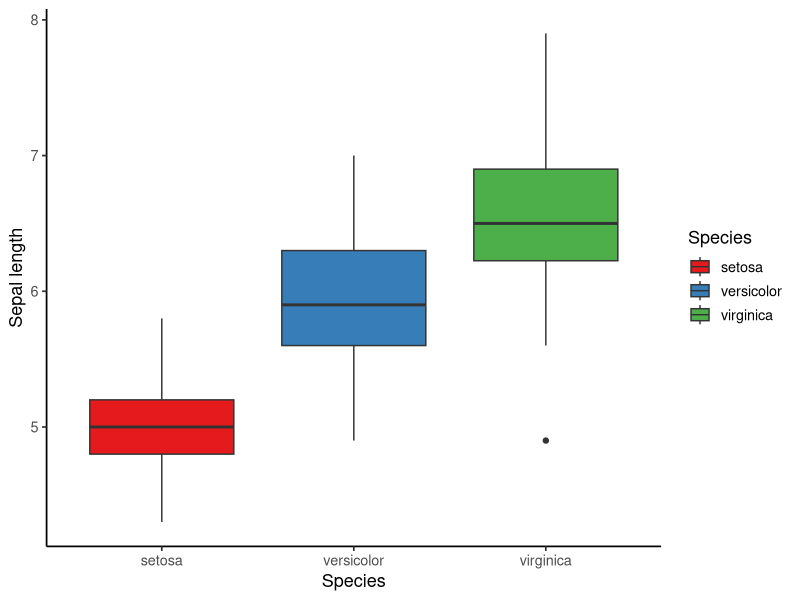
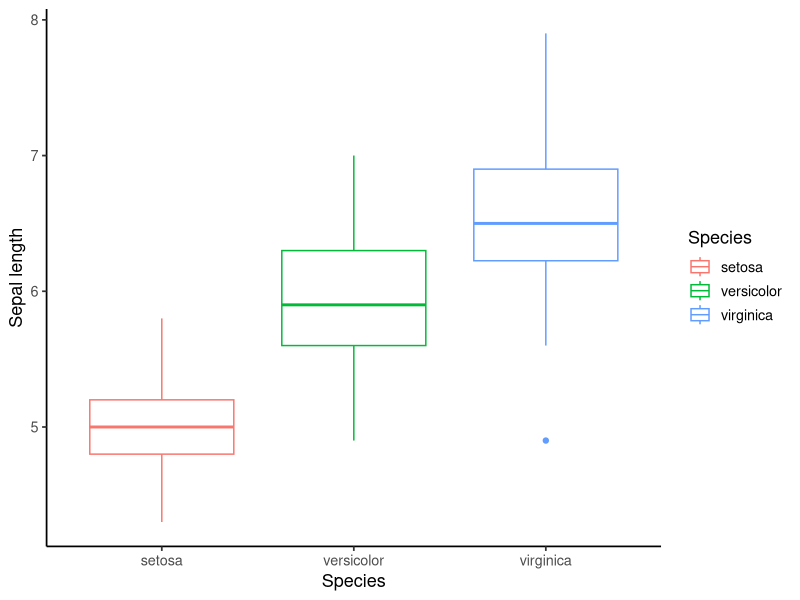
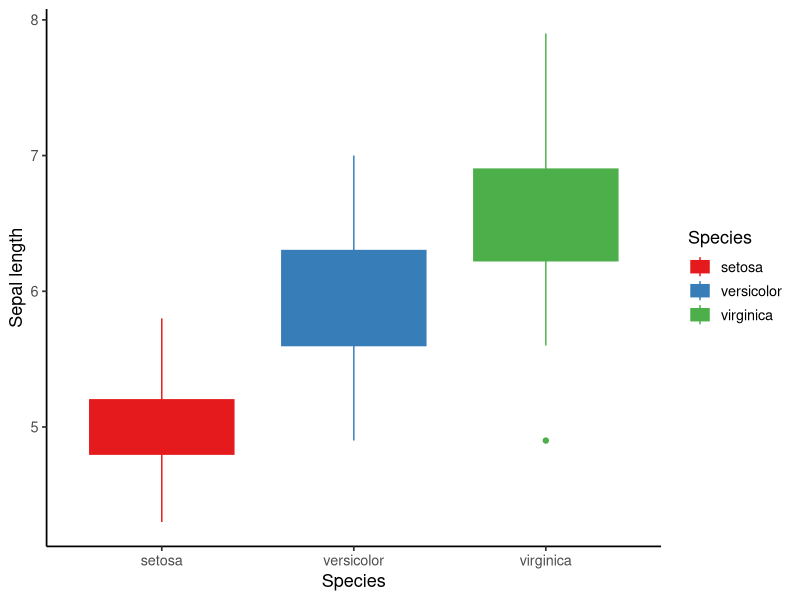
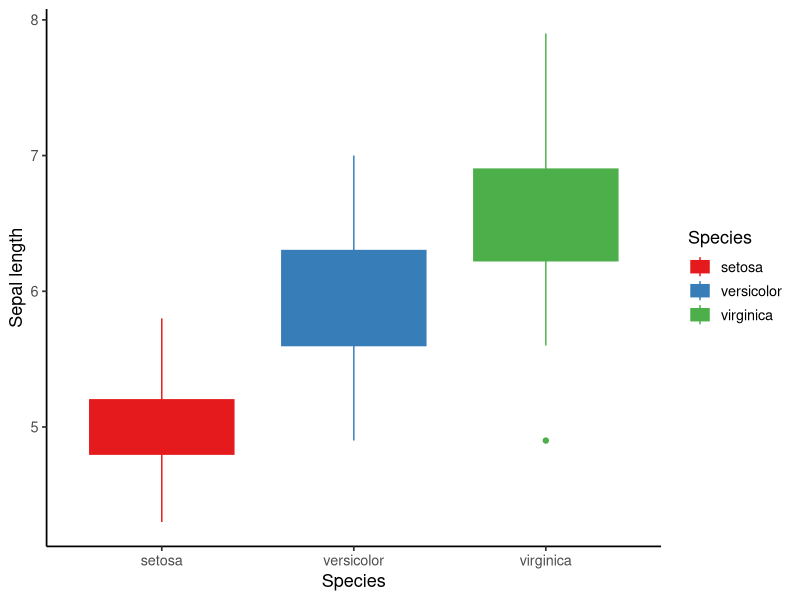
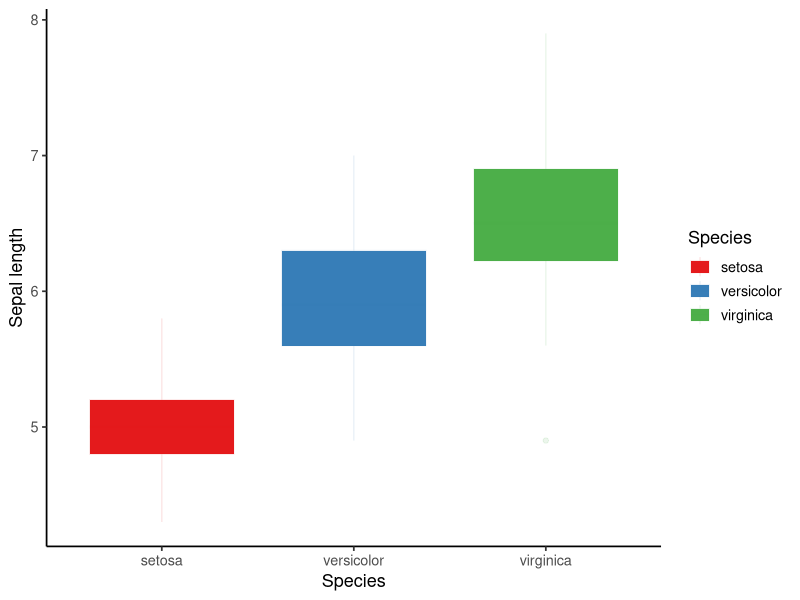
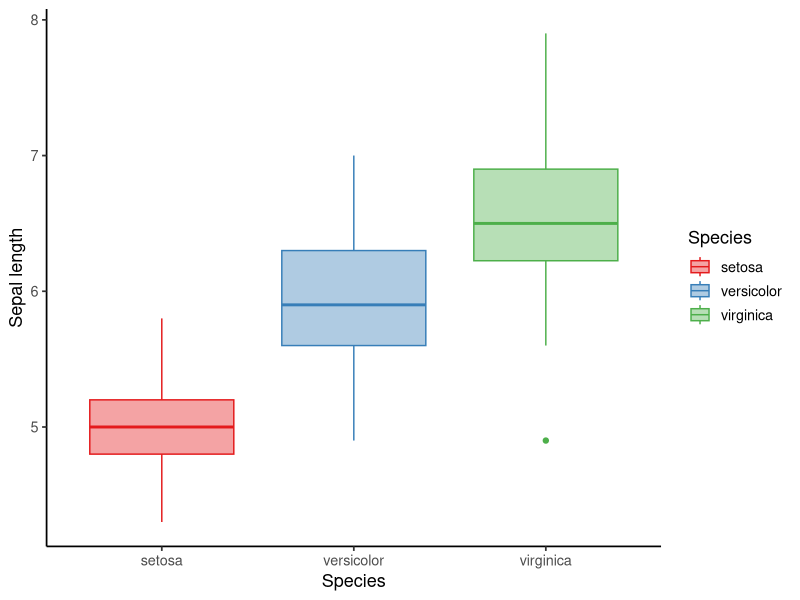
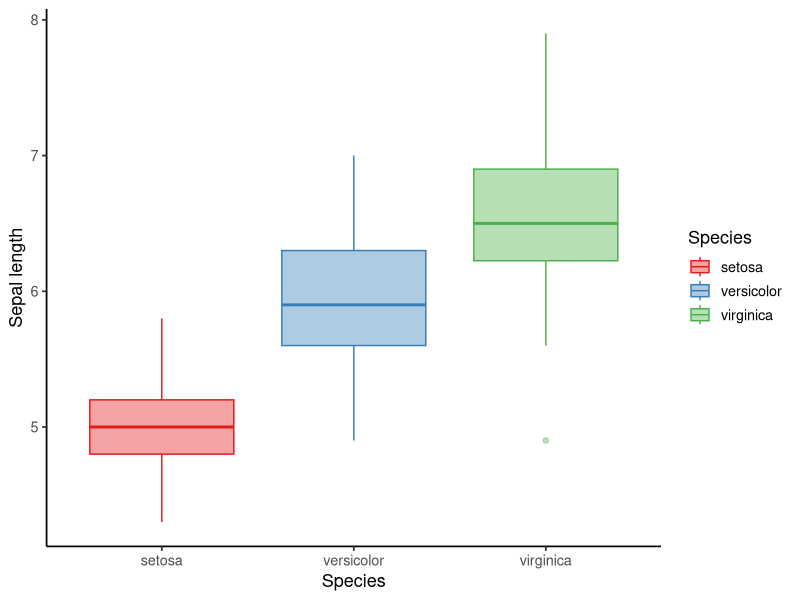

These charts were generated, in order, by the following R code:
## ---- chunk 1
knitr::opts_chunk$set(message = F, 
                      error = F, 
                      warning = F,
                      fig.align = "center")

## ---- chunk 2
library(tidyverse)

### fill
ggplot(iris, aes(x = Species, y = Sepal.Length)) + 
  geom_boxplot(aes(fill = Species)) +
  scale_fill_brewer(palette = "Set1") + 
  labs(x = "Species", y = "Sepal length") + 
  theme_classic(base_size = 13)

### color
ggplot(iris, aes(x = Species, y = Sepal.Length)) + 
  geom_boxplot(aes(color = Species)) +
  scale_fill_brewer(palette = "Set1") + 
  labs(x = "Species", y = "Sepal length") + 
  theme_classic(base_size = 13)

### both
ggplot(iris, aes(x = Species, y = Sepal.Length)) + 
  geom_boxplot(aes(fill = Species, color = after_scale(fill))) +
  scale_fill_brewer(palette = "Set1") + 
  labs(x = "Species", y = "Sepal length") + 
  theme_classic(base_size = 13)

ggplot(iris, aes(x = Species, y = Sepal.Length)) + 
  geom_boxplot(aes(color = Species, fill = Species)) +
  scale_fill_brewer(palette = "Set1") + 
  scale_color_brewer(palette = "Set1") + 
  labs(x = "Species", y = "Sepal length") + 
  theme_classic(base_size = 13)

### lighten color
ggplot(iris, aes(x = Species, y = Sepal.Length)) + 
  geom_boxplot(aes(fill = Species, color = after_scale(alpha(fill, 0.1)))) +
  scale_fill_brewer(palette = "Set1") + 
  labs(x = "Species", y = "Sepal length") + 
  theme_classic(base_size = 13)

### lighten fill
ggplot(iris, aes(x = Species, y = Sepal.Length)) + 
  geom_boxplot(aes(fill = Species, fill = after_scale(alpha(fill, 0.4)), color = after_scale(fill))) +
  scale_fill_brewer(palette = "Set1") + 
  labs(x = "Species", y = "Sepal length") + 
  theme_classic(base_size = 13)

### lighten fill but point too
ggplot(iris, aes(x = Species, y = Sepal.Length)) + 
  geom_boxplot(aes(color = Species, fill = Species), alpha = 0.4) +
  scale_fill_brewer(palette = "Set1") + 
  scale_color_brewer(palette = "Set1") + 
  labs(x = "Species", y = "Sepal length") + 
  theme_classic(base_size = 13)

